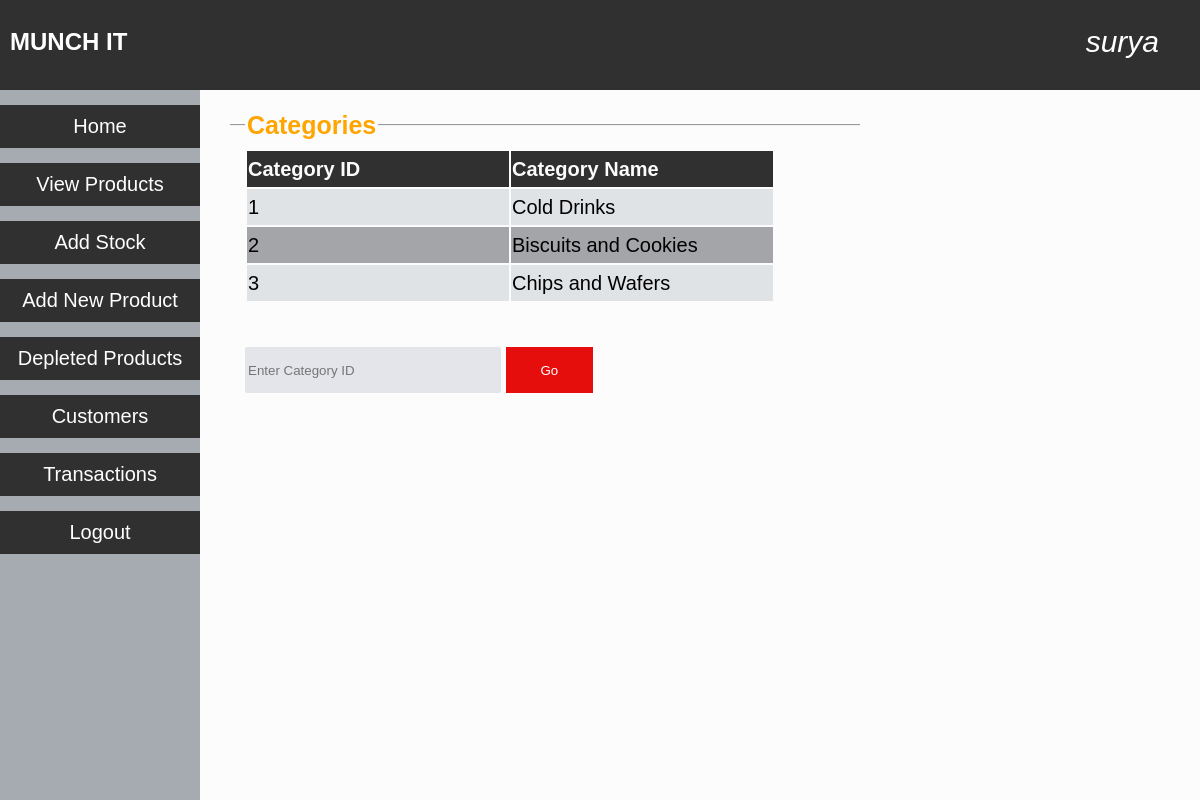
Screenshot of /viewProducts.php (signed in) with the database file from the repository.
### tables this page shows
CREATE TABLE `categories` (
  `category_id` int(11) NOT NULL,
  `category_name` varchar(20) DEFAULT NULL
);

### viewProducts.php (the view, shortened to what this page needs)
<!DOCTYPE html>
<html>
<head>
	<link rel='stylesheet' href="css/style.css">
</head>
<body>
	<div class="topStyle">
		<h2 style="color:white;">MUNCH IT</h2>
		<a class='userNameDisplay'><?php echo $_SESSION['loginUser']; ?></a>
	</div>
	<div class='sidebar'>
		<button onclick="location.href='adminHome.php'">Home</button>
		<button onclick="location.href='viewProducts.php'">View Products</button>
		<button onclick="location.href='addStock.php'">Add Stock</button>
		<button onclick="location.href='addProduct.php'">Add New Product</button>
		<button onclick="location.href='depleted.php'">Depleted Products</button>
		<button onclick="location.href='customers.php'">Customers</button>
		<button onclick="location.href='transactions.php'">Transactions</button>
		<button onclick="location.href='logout.php'">Logout</button>
	</div>
<div class='container'>
	<fieldset><legend><b>Categories</b></legend>
		<table><tr><th>Category ID</th><th>Category Name</th></tr>
		<?php
			$conn=mysqli_connect("localhost","root","","wholesale");
			$sql="select * from categories";
			$result=mysqli_query($conn,$sql);
			while($row=mysqli_fetch_assoc($result)){
				echo "<tr><td>".$row['category_id']."</td><td>".$row['category_name']."</td></tr>";
			}
			echo "</table><br>";
		?>
		<form action="<?php echo $_SERVER['PHP_SELF']; ?>" method='get'>
			<input class='formInputItem' type=text name="catID" placeholder="Enter Category ID" required><input class='goBtn' type=submit name='submit' value='Go'>
		</form><br><br>
	</fieldset>
</div>
</body>
</html>

### style.css (style rules this page uses)
.topStyle { top:0; padding:10px; position:fixed; left:0; height:70px; width:100%; background-color: #303030; z-index: 10; }
.sidebar { display: block; position:fixed; margin-top:70px; top:20px; left:0; padding-top:15px; width:200px; height:100%; background-color: #a6abb2; z-index:5; }
.container { position:absolute; margin-top: 70px; margin-left:200px; margin-right:0; padding: 30px 20px 20px 20px; z-index: 1; }
.container form { line-height: 2em; display: block; }
.container table { text-align:left; font-style:normal; }
.container table td { vertical-align:top; }
.container table tr:nth-child(odd) { background-color: #a3a5a8; }
.container table tr:nth-child(even) { background-color: #e0e3e5; }
.container table th { min-width:13em; color:#fcfcfc; background-color: #303030; }
.container fieldset { min-height: 200px; min-width:30em; font-size: 20px; font-style:italic; line-height: 1.7em; border-left:none; border-right:none; border-bottom:none; }
.container fieldset legend { font-size: 25px; color:orange; font-style:normal; }
.sidebar button { text-decoration: none; border:none; background-color: #303030; padding:10px; height:20px auto; font-size: 20px; cursor:pointer; width:200px; margin-bottom:15px; color:white; }
.userNameDisplay { top:30px; right:5%; position:absolute; color:white; font-style:italic; font-size: 30px; }
body { top:0; left:0; background-color: #fcfcfc; font-family:sans-serif; line-height: 1.5em; }
.formInputItem { padding:3px; width:250px; border:0px; border-radius: 2px; background-color:#e3e5ea; display: inline-block; height:40px; margin-top:10px; margin-right: 5px; }
.goBtn { min-width:6.5em; height:3.5em; border:none; background-color: #e60d0d; color:white; cursor:pointer; }

### rows the page displays
categories: category_id "1", category_name "Cold Drinks"
categories: category_id "2", category_name "Biscuits and Cookies"
categories: category_id "3", category_name "Chips and Wafers"

### other values shown
$_SESSION['loginUser'] "surya"
